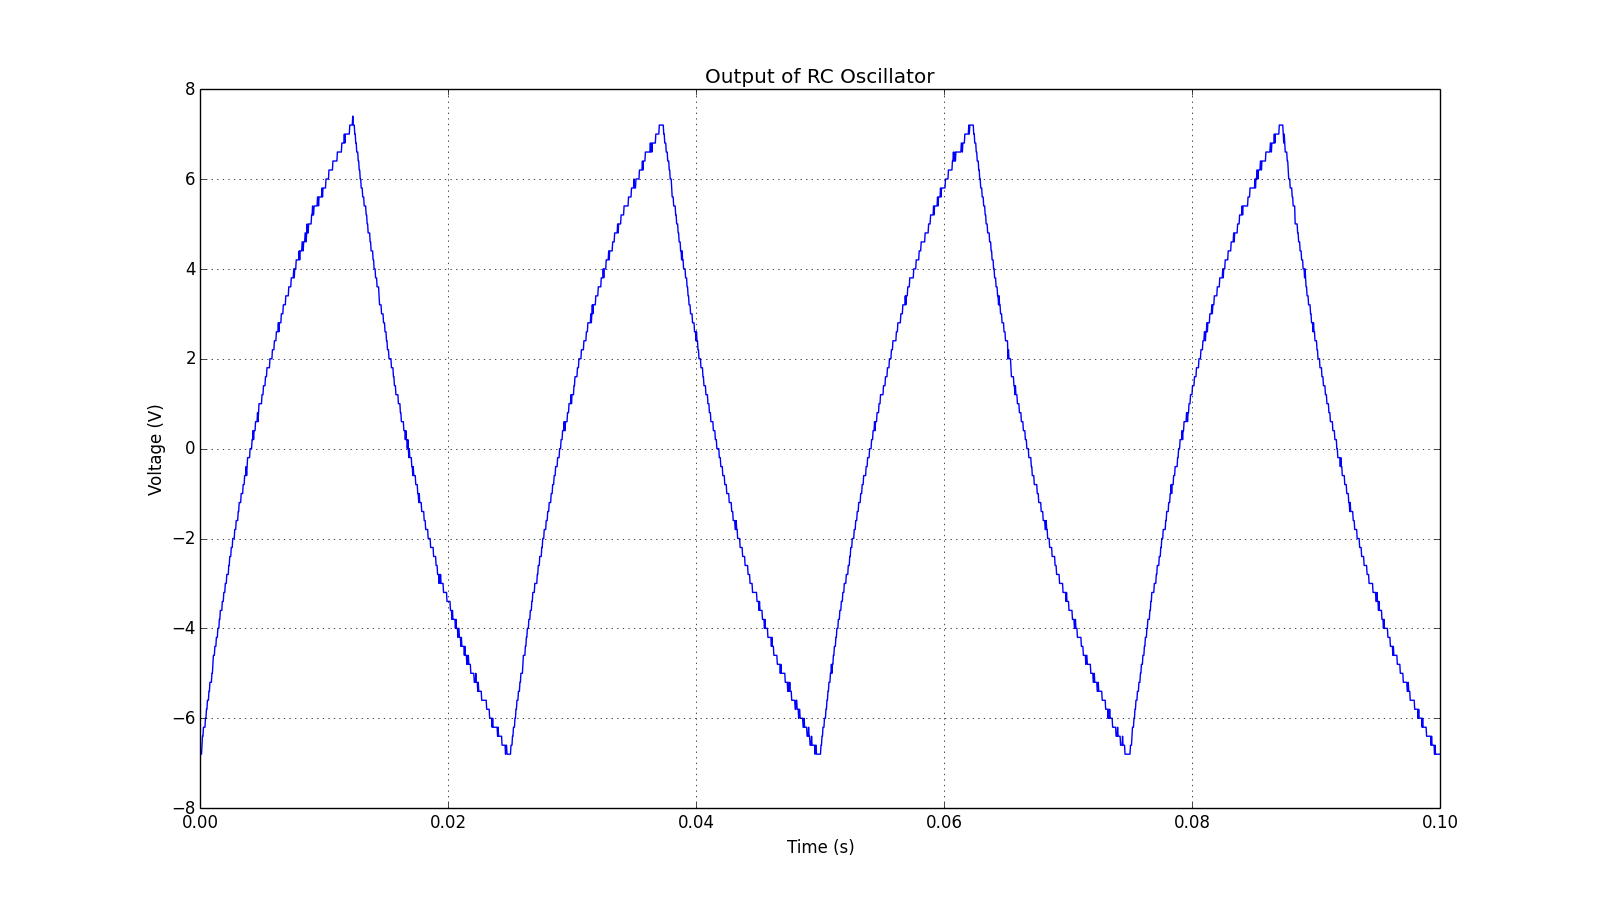

Write the Python code that produced this figure.
import numpy as np
import matplotlib.pyplot as plt
import os


# Set up the path to the Data directory
dataPath = os.path.dirname(os.path.abspath(__file__)) + '/../Data'

# Import data for plot
time, inSignal, outSignal = np.genfromtxt((dataPath + '/figF.csv'), unpack=True, delimiter=',', skiprows=1, usecols=(0,1,3))

# Make a theory curve, to see what would happen if the capacitor didn't stop charging at 7.5 V
R = 100 * 10**3
C = 0.1 * 10**(-6)
V_0 = 15 #V
V_theory = V_0 * (1 - np.exp(-1 * time / (R * C)))

plt.figure()
# plt.plot(time, inSignal)
plt.plot(time, outSignal)
plt.xlabel("Time (s)")
plt.ylabel("Voltage (V)")
plt.title("Output of RC Oscillator")
plt.grid(True)

plt.show()
